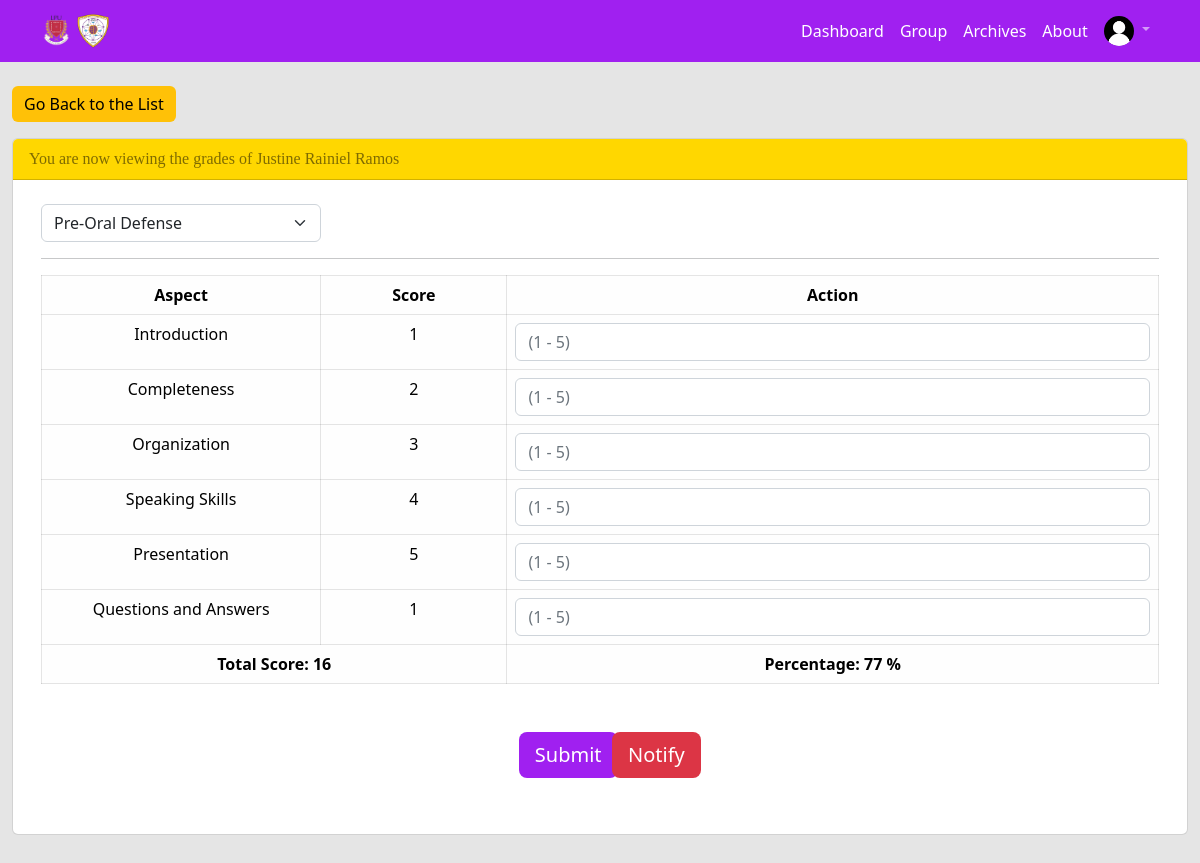
Page /admin/edit_grade.php?id=1&grading=preoral (signed in) on the committed database.
### tables this page shows
CREATE TABLE `grades` (
  `userid` int(11) NOT NULL,
  `pre_rubrics_1` int(11) NOT NULL DEFAULT 0,
  `pre_rubrics_2` int(11) NOT NULL DEFAULT 0,
  `pre_rubrics_3` int(11) NOT NULL DEFAULT 0,
  `pre_rubrics_4` int(11) NOT NULL DEFAULT 0,
  `pre_rubrics_5` int(11) NOT NULL DEFAULT 0,
  `pre_rubrics_6` int(11) NOT NULL DEFAULT 0,
  `oral_rubrics_1` int(11) NOT NULL DEFAULT 0,
  `oral_rubrics_2` int(11) NOT NULL DEFAULT 0,
  `oral_rubrics_3` int(11) NOT NULL DEFAULT 0,
  `oral_rubrics_4` int(11) NOT NULL DEFAULT 0,
  `oral_rubrics_5` int(11) NOT NULL DEFAULT 0,
  `oral_rubrics_6` int(11) NOT NULL DEFAULT 0,
  `oral_rubrics_7` int(11) NOT NULL DEFAULT 0
);

CREATE TABLE `users` (
  `id` int(11) NOT NULL,
  `date` datetime NOT NULL,
  `last_seen` timestamp NOT NULL DEFAULT current_timestamp(),
  `ip_addr` varchar(45) NOT NULL,
  `fullname` varchar(100) NOT NULL,
  `username` varchar(30) NOT NULL,
  `group_id` int(11) NOT NULL DEFAULT 0,
  `email` varchar(100) NOT NULL,
  `email_verified` varchar(100) DEFAULT NULL,
  `password` varchar(255) NOT NULL,
  `image` varchar(255) NOT NULL DEFAULT 'default_profile.jpg',
  `role` tinyint(4) DEFAULT 0,
  `advised_by` int(11) NOT NULL DEFAULT 0
);

### libs/functions.php (called while the page is built, shortened)
<?php
require_once realpath(dirname(__FILE__) . '/../config/db.php');
function getFullName($id)
{
    global $con;
    $leader = NULL;
    $query = "SELECT fullname FROM users WHERE id = :id limit 1;";
    $select_stm = $con->prepare($query);
    $select_stm->execute(['id' => $id]);
    if($select_stm->rowCount() > 0)
    {
        $row = $select_stm->fetch(PDO::FETCH_ASSOC);
        $leader = $row['fullname'];
    }
    return $leader;
}
function getGradeConversion($type, $score)
{
    switch($type)
    {
        case 1:
            $table = array(
                30 => 100,
                29 => 99,
                28 => 97,
                27 => 95,
                26 => 94,
                25 => 92,
                24 => 90,
                23 => 89,
                22 => 87,
                21 => 85,
                20 => 84,
                19 => 82,
                18 => 80,
                17 => 79,
                16 => 77,
                15 => 75,
                14 => 74,
                13 => 73,
                12 => 72,
                11 => 71,
                10 => 70,
                9 => 69,
                8 => 68,
                7 => 67,
                6 => 66,
                5 => 65,
                4 => 64,
                3 => 63,
                2 => 62,
                1 => 61,
                0 => 60
              );
            break;
    }
    return $table[$score];
}
?>

### admin/edit_grade.php (the view, shortened to what this page needs)
<?php
    require "../libs/functions.php";
    if(isset($_GET['id']))
	{
		$userid = $_GET['id'];
        $query = "SELECT g.*, u.id, u.email_verified, u.advised_by FROM grades AS g INNER JOIN users AS u ON u.id = g.userid WHERE g.userid = :id LIMIT 1;";
        $selectStmt = $con->prepare($query);
        $selectStmt->execute(['id' => $userid]);
        $row = $selectStmt->fetch(PDO::FETCH_ASSOC);
    }
    require('./header.php');
?>
<!DOCTYPE html>
<html>
    <head>
        <link href="../bootstrap/css/bootstrap.min.css" rel="stylesheet" media="nope!" onload="this.media='all'">
        <link rel="stylesheet" href="../css/style.css">
        <link rel="stylesheet" href="https://cdnjs.cloudflare.com/ajax/libs/font-awesome/6.2.0/css/all.min.css" />
        <link rel="stylesheet" href="https://cdnjs.cloudflare.com/ajax/libs/flatpickr/4.6.13/flatpickr.min.css" />
    </head>
    <body>
        <div class="grey-wrapper">
            <div class="container-fluid mt-4 mb-5">
                <div class="row">
                    <div class="col mb-3">
                        <a href="./grades.php"><button type="button" class="btn btn-warning btn-md">Go Back to the List</button></a>
                    </div>
                </div>
                <div class="card">
                    <div class="card-header text-black-50" style="background-color: #FFD700; font-family: cursive;"><?php echo "You are now viewing the grades of " . getFullName($row['id']); ?></div>
                    <div class="card-body">
                        <div class="row mx-auto d-flex justify-content-evenly mb-4">
                            <div class="col-md-12">
                                <div class="mt-2">
                                    <div class="col-md-3">
                                        <select id="redirect_select" class="form-select me-2">
                                            <option value="<?php echo './edit_grade.php?id=' . $userid . '&grading=preoral'; ?>" <?php if(isset($_GET['grading']) && $_GET['grading'] == 'preoral') echo 'selected' ?>>Pre-Oral Defense</option>
                                        </select>
                                    </div>
                                </div>
                                <hr>
                                <form method="post" enctype="multipart/form-data">
                                    <table class="table table-hover">
                                        <thead>
                                            <tr class="table-light text-center">
                                                <th scope="col" class="col-md-3">Aspect</th>
                                                <th scope="col" class="col-md-2">Score</th>
                                                <th scope="col">Action</th>
                                            </tr>
                                        </thead>
                                        <tbody>
                                            <tr class="table-light text-center">
                                                <td>Introduction</td>
                                                <td>
                                                    <?php
                                                        if($_GET['grading'] == 'preoral')
                                                            echo $row['pre_rubrics_1'];
                                                        else
                                                            echo $row['oral_rubrics_1'];
                                                    ?>
                                                </td>
                                                <td>
                                                    <input type="text" id="introduction" name="introduction" class="form-control" placeholder="(1 - 5)">
                                                </td>
                                            </tr>
                                            <tr class="table-light text-center">
                                                <td>Completeness</td>
                                                <td>
                                                    <?php
                                                        if($_GET['grading'] == 'preoral')
                                                            echo $row['pre_rubrics_2'];
                                                        else
                                                            echo $row['oral_rubrics_2'];
                                                    ?>
                                                </td>
                                                <td>
                                                    <input type="text" id="completeness" name="completeness" class="form-control" placeholder="(1 - 5)">
                                                </td>
                                            </tr>
                                            <tr class="table-light text-center">
                                                <td>Organization</td>
                                                <td>
                                                    <?php
                                                        if($_GET['grading'] == 'preoral')
                                                            echo $row['pre_rubrics_3'];
                                                        else
                                                            echo $row['oral_rubrics_3'];
                                                    ?>
                                                </td>
                                                <td>
                                                    <input type="text" id="organization" name="organization" class="form-control" placeholder="(1 - 5)">
                                                </td>
                                            </tr>
                                            <tr class="table-light text-center">
                                                <td>Speaking Skills</td>
                                                <td>
                                                    <?php
                                                        if($_GET['grading'] == 'preoral')
                                                            echo $row['pre_rubrics_4'];
                                                        else
                                                            echo $row['oral_rubrics_4'];
                                                    ?>
                                                </td>
                                                <td>
                                                    <input type="text" id="speaking" name="speaking" class="form-control" placeholder="(1 - 5)">
                                                </td>
                                            </tr>
                                            <tr class="table-light text-center">
                                                <td>Presentation</td>
                                                <td>
                                                    <?php
                                                        if($_GET['grading'] == 'preoral')
                                                            echo $row['pre_rubrics_5'];
                                                        else
                                                            echo $row['oral_rubrics_5'];
                                                    ?>
                                                </td>
                                                <td>
                                                    <input type="text" id="presentation" name="presentation" class="form-control" placeholder="(1 - 5)">
                                                </td>
                                            </tr>
                                            <tr class="table-light text-center">
                                                <td>Questions and Answers</td>
                                                <td>
                                                    <?php
                                                        if($_GET['grading'] == 'preoral')
                                                            echo $row['pre_rubrics_6'];
                                                        else
                                                            echo $row['oral_rubrics_6'];
                                                    ?>
                                                </td>
                                                <td>
                                                    <input type="text" id="qna" name="qna" class="form-control" placeholder="(1 - 5)">
                                                </td>
                                            </tr>
                                            <tr class="table-light text-center">
                                                <?php
                                                    if($_GET['grading'] == 'preoral')
                                                        $total = ($row["pre_rubrics_1"] + $row['pre_rubrics_2'] + $row['pre_rubrics_3'] + $row['pre_rubrics_4'] + $row['pre_rubrics_5'] + $row['pre_rubrics_6']);
                                                    else
                                                        $total = ($row["oral_rubrics_1"] + $row['oral_rubrics_2'] + $row['oral_rubrics_3'] + $row['oral_rubrics_4'] + $row['oral_rubrics_5'] + $row['oral_rubrics_6'] + $row['oral_rubrics_7']);
                                                ?>
                                                <td colspan="2" class="fw-bold">
                                                    <strong>Total Score: </strong>
                                                    <?php
                                                        echo $total;
                                                    ?>
                                                </td>
                                                <td colspan="2" class="fw-bold">
                                                    <strong>Percentage: </strong>
                                                    <?php
                                                        if($_GET['grading'] == 'preoral')
                                                            echo getGradeConversion(1, $total);
                                                        else
                                                            echo getGradeConversion(2, $total);
                                                    ?>
                                                    %
                                                </td>
                                            </tr>
                                        </tbody>
                                    </table>
                                <div class="text-center">
                                    <div class="row d-flex justify-content-center mt-5 mx-auto">
                                        <div class="col-md-1">
                                            <button type="submit" name="submitbtn" class="btn btn-lg text-white" style="background-color: #A020F0;">Submit</button>
                                        </div>
                                        <div class="col-md-1">
                                            <button type="button" id="notifybtn" class="btn btn-lg text-white btn-danger" onclick="showAlertGrade(<?php echo $row['id']; ?>);">Notify</button>
                                        </div>
                                    </div>
                                </div>
                                </form>
                            </div>
                        </div>
                    </div>
                </div>
            </div>
        </div>
    </body>
</html>

### css/style.css (style rules this page uses)
table, th, td { border: 1px solid black; border-collapse: collapse; }
a:link { text-decoration: none; }
.grey-wrapper { overflow: auto; position: relative; width: 100%; min-height: 100%; background-color: rgb(169,169,169, 0.3); display: block; }

### admin/edit_grade.php (style rules this page uses)
button, button:active, button:focus, button:hover, .btn, .btn:active, .btn:focus, .btn:hover { border:none !important; outline:none !important; }
table.table tr th, table.table tr td { border: 1px solid rgba(0, 0, 0, 0.1); background-color: rgba(240, 240, 240, 0.1) !important; }
table.table td:last-child { width: 130px; }

### rows in the picture
grades: users.id+fullname "Justine Rainiel Ramos", pre_rubrics_1 "1", pre_rubrics_2 "2", pre_rubrics_3 "3", pre_rubrics_4 "4", pre_rubrics_5 "5", pre_rubrics_6 "1", total "16", getGradeConversion(1, $total) "77"
